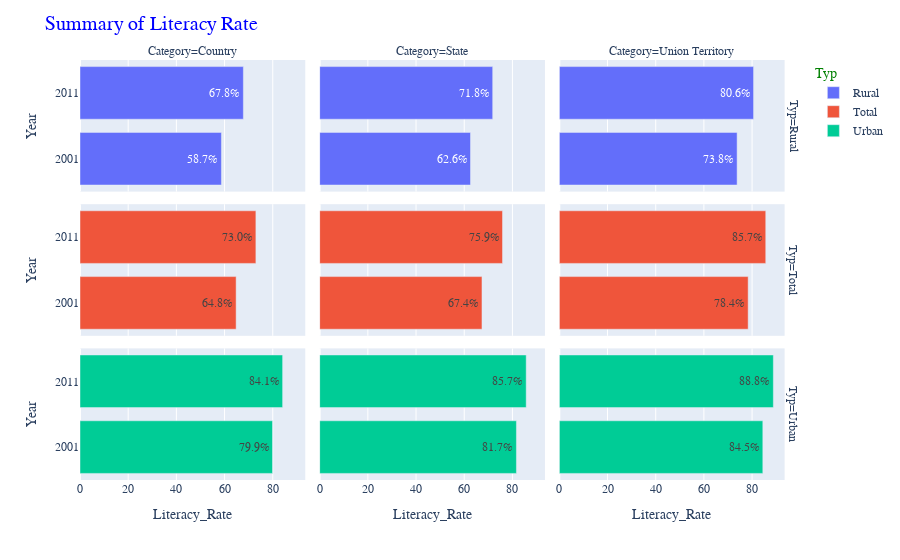

The code cell stored with this chart in its notebook:
### Code cell
q4=df2.groupby(['Category','Typ','Year']).agg({"Literacy_Rate":"mean"}).reset_index()
#q4=q4.set_index(['Category','Typ','Year'])['Literacy_Rate'].unstack().reset_index().rename(columns={"2001":"last_census","2011":"latest_census"})

q4['Literacy_Rate_lab']= q4['Literacy_Rate'].apply(lambda x: "{:.1%}".format(x/100))
fig =px.bar(q4,x='Literacy_Rate',y='Year',facet_col='Category',facet_row='Typ',color='Typ',text='Literacy_Rate_lab')
fig.update_layout({"title":"Summary of Literacy Rate","title_font_size":20,"font_family":"Courier New","title_font_color":"blue","legend_title_font_color":"green"})
fig.write_image(format='png',file='Summary of Literacy Rate.png',validate=True)
fig.show()

### Figure 1 — Plotly figure (JSON) as saved in the notebook; plotly's stock layout.template omitted (floating-point values rounded to 4 significant figures)
{"data": [{"alignmentgroup": "True", "hovertemplate": "Typ=Rural<br>Category=Country<br>Literacy_Rate=%{x}<br>Year=%{y}<br>Literacy_Rate_lab=%{text}<extra></extra>", "legendgroup": "Rural", "marker": {"color": "#636efa", "pattern": {"shape": ""}}, "name": "Rural", "offsetgroup": "Rural", "orientation": "h", "showlegend": true, "text": ["58.7%", "67.8%"], "textposition": "auto", "type": "bar", "x": [58.7, 67.8], "xaxis": "x7", "y": ["2001", "2011"], "yaxis": "y7"}, {"alignmentgroup": "True", "hovertemplate": "Typ=Rural<br>Category=State<br>Literacy_Rate=%{x}<br>Year=%{y}<br>Literacy_Rate_lab=%{text}<extra></extra>", "legendgroup": "Rural", "marker": {"color": "#636efa", "pattern": {"shape": ""}}, "name": "Rural", "offsetgroup": "Rural", "orientation": "h", "showlegend": false, "text": ["62.6%", "71.8%"], "textposition": "auto", "type": "bar", "x": [62.6, 71.81], "xaxis": "x8", "y": ["2001", "2011"], "yaxis": "y8"}, {"alignmentgroup": "True", "hovertemplate": "Typ=Rural<br>Category=Union Territory<br>Literacy_Rate=%{x}<br>Year=%{y}<br>Literacy_Rate_lab=%{text}<extra></extra>", "legendgroup": "Rural", "marker": {"color": "#636efa", "pattern": {"shape": ""}}, "name": "Rural", "offsetgroup": "Rural", "orientation": "h", "showlegend": false, "text": ["73.8%", "80.6%"], "textposition": "auto", "type": "bar", "x": [73.79, 80.61], "xaxis": "x9", "y": ["2001", "2011"], "yaxis": "y9"}, {"alignmentgroup": "True", "hovertemplate": "Typ=Total<br>Category=Country<br>Literacy_Rate=%{x}<br>Year=%{y}<br>Literacy_Rate_lab=%{text}<extra></extra>", "legendgroup": "Total", "marker": {"color": "#EF553B", "pattern": {"shape": ""}}, "name": "Total", "offsetgroup": "Total", "orientation": "h", "showlegend": true, "text": ["64.8%", "73.0%"], "textposition": "auto", "type": "bar", "x": [64.8, 73], "xaxis": "x4", "y": ["2001", "2011"], "yaxis": "y4"}, {"alignmentgroup": "True", "hovertemplate": "Typ=Total<br>Category=State<br>Literacy_Rate=%{x}<br>Year=%{y}<br>Literacy_Rate_lab=%{text}<extra></extra>", "legendgroup": "Total", "marker": {"color": "#EF553B", "pattern": {"shape": ""}}, "name": "Total", "offsetgroup": "Total", "orientation": "h", "showlegend": false, "text": ["67.4%", "75.9%"], "textposition": "auto", "type": "bar", "x": [67.36, 75.89], "xaxis": "x5", "y": ["2001", "2011"], "yaxis": "y5"}, {"alignmentgroup": "True", "hovertemplate": "Typ=Total<br>Category=Union Territory<br>Literacy_Rate=%{x}<br>Year=%{y}<br>Literacy_Rate_lab=%{text}<extra></extra>", "legendgroup": "Total", "marker": {"color": "#EF553B", "pattern": {"shape": ""}}, "name": "Total", "offsetgroup": "Total", "orientation": "h", "showlegend": false, "text": ["78.4%", "85.7%"], "textposition": "auto", "type": "bar", "x": [78.37, 85.67], "xaxis": "x6", "y": ["2001", "2011"], "yaxis": "y6"}, {"alignmentgroup": "True", "hovertemplate": "Typ=Urban<br>Category=Country<br>Literacy_Rate=%{x}<br>Year=%{y}<br>Literacy_Rate_lab=%{text}<extra></extra>", "legendgroup": "Urban", "marker": {"color": "#00cc96", "pattern": {"shape": ""}}, "name": "Urban", "offsetgroup": "Urban", "orientation": "h", "showlegend": true, "text": ["79.9%", "84.1%"], "textposition": "auto", "type": "bar", "x": [79.9, 84.1], "xaxis": "x", "y": ["2001", "2011"], "yaxis": "y"}, {"alignmentgroup": "True", "hovertemplate": "Typ=Urban<br>Category=State<br>Literacy_Rate=%{x}<br>Year=%{y}<br>Literacy_Rate_lab=%{text}<extra></extra>", "legendgroup": "Urban", "marker": {"color": "#00cc96", "pattern": {"shape": ""}}, "name": "Urban", "offsetgroup": "Urban", "orientation": "h", "showlegend": false, "text": ["81.7%", "85.7%"], "textposition": "auto", "type": "bar", "x": [81.67, 85.73], "xaxis": "x2", "y": ["2001", "2011"], "yaxis": "y2"}, {"alignmentgroup": "True", "hovertemplate": "Typ=Urban<br>Category=Union Territory<br>Literacy_Rate=%{x}<br>Year=%{y}<br>Literacy_Rate_lab=%{text}<extra></extra>", "legendgroup": "Urban", "marker": {"color": "#00cc96", "pattern": {"shape": ""}}, "name": "Urban", "offsetgroup": "Urban", "orientation": "h", "showlegend": false, "text": ["84.5%", "88.8%"], "textposition": "auto", "type": "bar", "x": [84.46, 88.83], "xaxis": "x3", "y": ["2001", "2011"], "yaxis": "y3"}], "layout": {"annotations": [{"font": {}, "showarrow": false, "text": "Category=Country", "x": 0.1567, "xanchor": "center", "xref": "paper", "y": 1.0, "yanchor": "bottom", "yref": "paper"}, {"font": {}, "showarrow": false, "text": "Category=State", "x": 0.49, "xanchor": "center", "xref": "paper", "y": 1.0, "yanchor": "bottom", "yref": "paper"}, {"font": {}, "showarrow": false, "text": "Category=Union Territory", "x": 0.8233, "xanchor": "center", "xref": "paper", "y": 1.0, "yanchor": "bottom", "yref": "paper"}, {"font": {}, "showarrow": false, "text": "Typ=Urban", "textangle": 90, "x": 0.98, "xanchor": "left", "xref": "paper", "y": 0.1567, "yanchor": "middle", "yref": "paper"}, {"font": {}, "showarrow": false, "text": "Typ=Total", "textangle": 90, "x": 0.98, "xanchor": "left", "xref": "paper", "y": 0.5, "yanchor": "middle", "yref": "paper"}, {"font": {}, "showarrow": false, "text": "Typ=Rural", "textangle": 90, "x": 0.98, "xanchor": "left", "xref": "paper", "y": 0.8433, "yanchor": "middle", "yref": "paper"}], "barmode": "relative", "font": {"family": "Courier New"}, "legend": {"title": {"font": {"color": "green"}, "text": "Typ"}, "tracegroupgap": 0}, "margin": {"t": 60}, "title": {"font": {"color": "blue", "size": 20}, "text": "Summary of Literacy Rate"}, "xaxis": {"anchor": "y", "domain": [0, 0.3133], "title": {"text": "Literacy_Rate"}}, "xaxis2": {"anchor": "y2", "domain": [0.3333, 0.6467], "matches": "x", "title": {"text": "Literacy_Rate"}}, "xaxis3": {"anchor": "y3", "domain": [0.6667, 0.98], "matches": "x", "title": {"text": "Literacy_Rate"}}, "xaxis4": {"anchor": "y4", "domain": [0, 0.3133], "matches": "x", "showticklabels": false}, "xaxis5": {"anchor": "y5", "domain": [0.3333, 0.6467], "matches": "x", "showticklabels": false}, "xaxis6": {"anchor": "y6", "domain": [0.6667, 0.98], "matches": "x", "showticklabels": false}, "xaxis7": {"anchor": "y7", "domain": [0, 0.3133], "matches": "x", "showticklabels": false}, "xaxis8": {"anchor": "y8", "domain": [0.3333, 0.6467], "matches": "x", "showticklabels": false}, "xaxis9": {"anchor": "y9", "domain": [0.6667, 0.98], "matches": "x", "showticklabels": false}, "yaxis": {"anchor": "x", "domain": [0, 0.3133], "title": {"text": "Year"}}, "yaxis2": {"anchor": "x2", "domain": [0, 0.3133], "matches": "y", "showticklabels": false}, "yaxis3": {"anchor": "x3", "domain": [0, 0.3133], "matches": "y", "showticklabels": false}, "yaxis4": {"anchor": "x4", "domain": [0.3433, 0.6567], "matches": "y", "title": {"text": "Year"}}, "yaxis5": {"anchor": "x5", "domain": [0.3433, 0.6567], "matches": "y", "showticklabels": false}, "yaxis6": {"anchor": "x6", "domain": [0.3433, 0.6567], "matches": "y", "showticklabels": false}, "yaxis7": {"anchor": "x7", "domain": [0.6867, 1.0], "matches": "y", "title": {"text": "Year"}}, "yaxis8": {"anchor": "x8", "domain": [0.6867, 1.0], "matches": "y", "showticklabels": false}, "yaxis9": {"anchor": "x9", "domain": [0.6867, 1.0], "matches": "y", "showticklabels": false}}}
